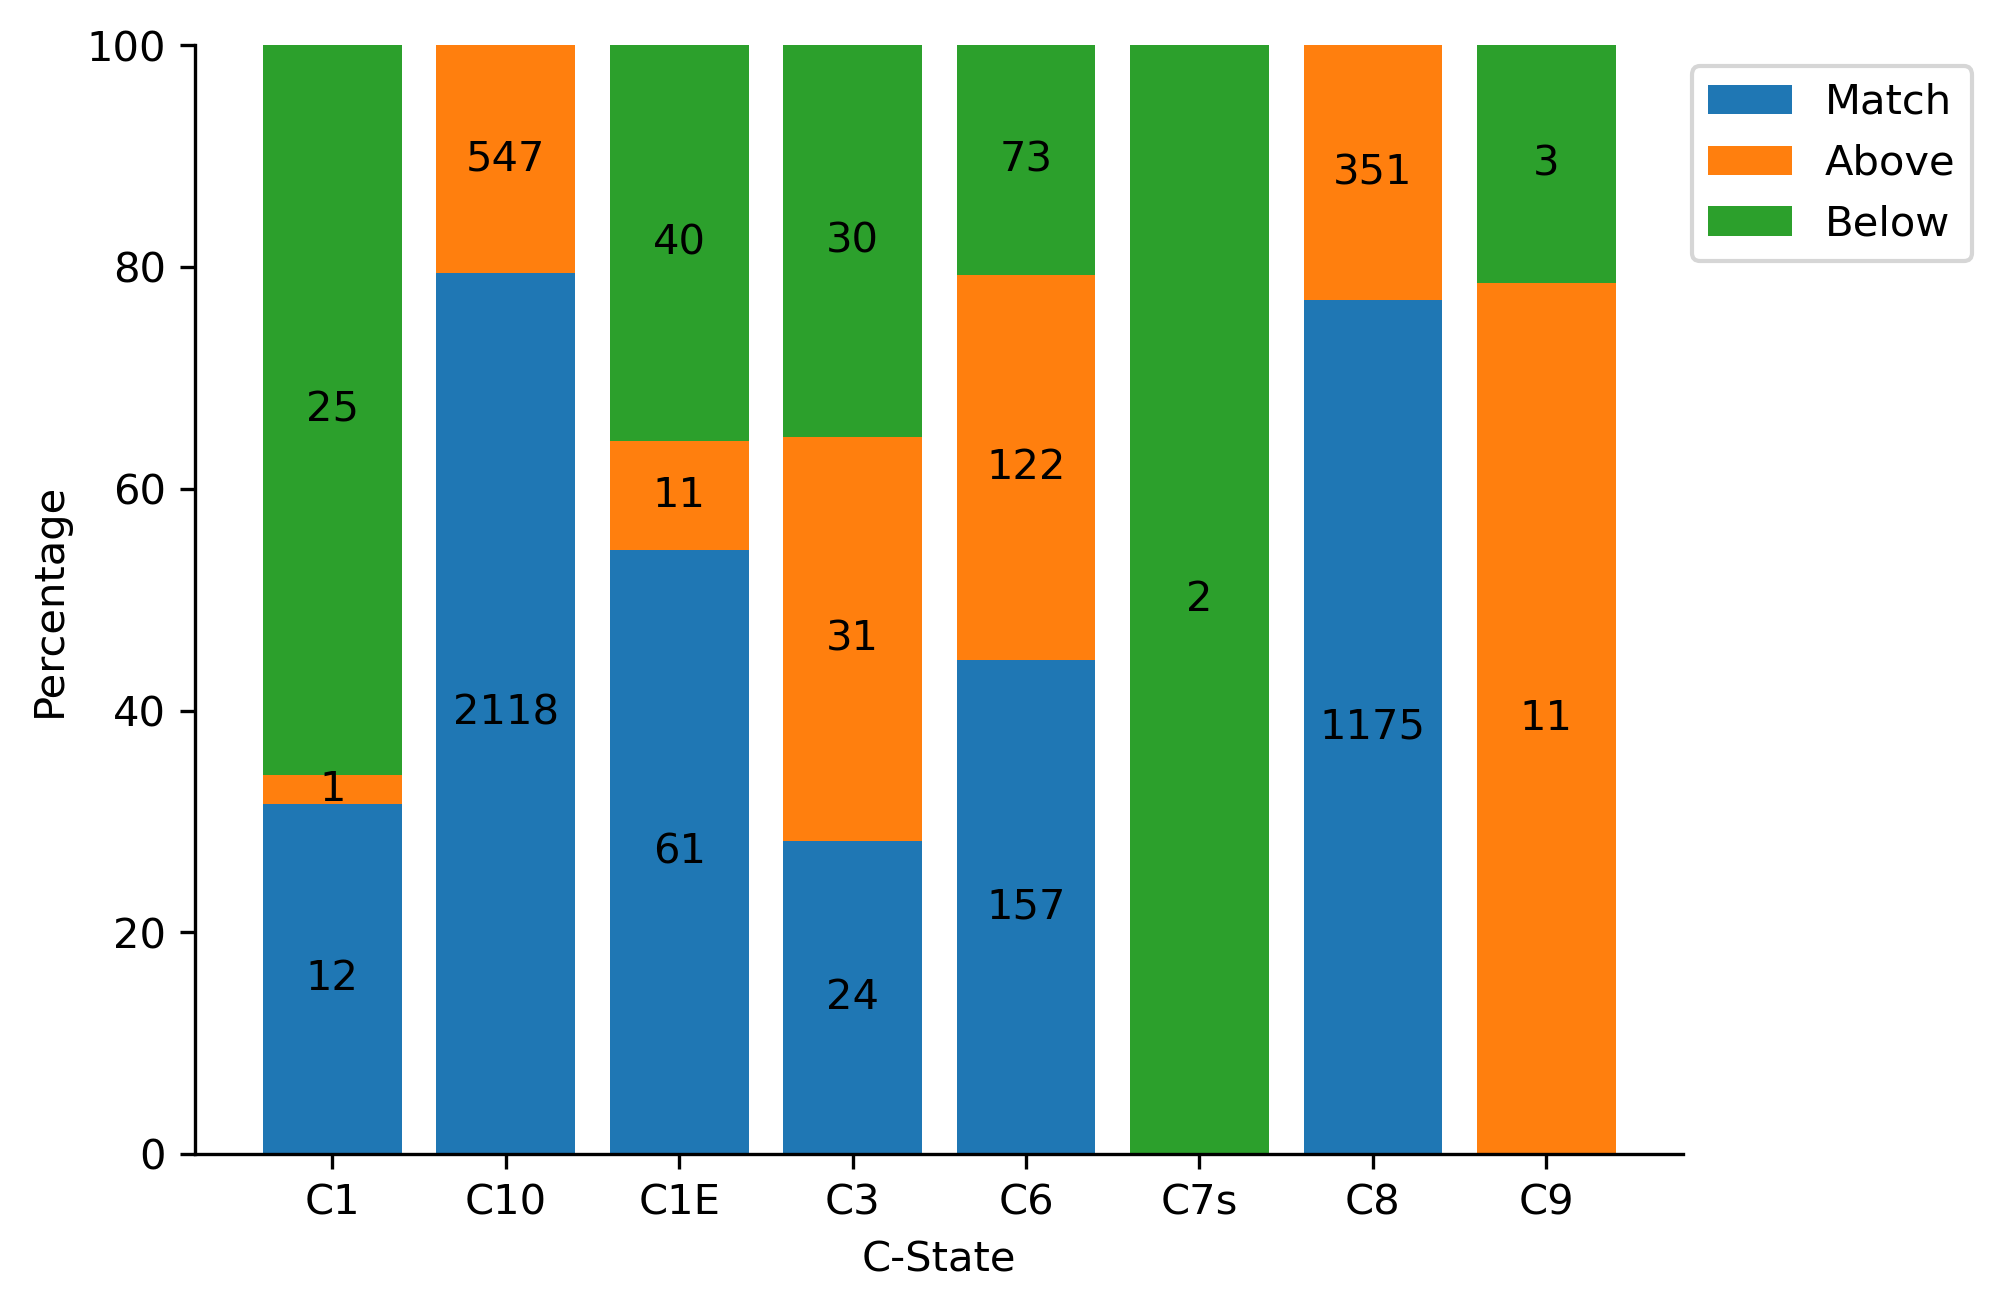

Write Python code to recreate this figure.
#!/usr/bin/python3

import os
import pandas as pd
import numpy as np
import matplotlib.pyplot as plt

FILE_BASE = os.path.splitext(__file__)[0]
FILE_DATA = FILE_BASE + ".txt"
FILE_PNG  = FILE_BASE + ".png"
FILE_PDF  = FILE_BASE + ".pdf"

df = pd.read_csv(FILE_DATA, delim_whitespace=True, usecols=['C-State', 'Miss', 'Below'])
df = df.replace(to_replace='-', value=0)
df['Below'] = pd.to_numeric(df['Below'], errors='coerce')

grouped_data = df.groupby(by='C-State').agg({'Miss' : 'sum', 'Below' : 'sum', 'C-State' : 'size'})
grouped_data = grouped_data.rename(columns={'C-State': 'Entries'}).reset_index()
grouped_data['Above'] = grouped_data['Miss'] - grouped_data['Below']
grouped_data['Match'] = grouped_data['Entries'] - grouped_data['Miss']
grouped_data['Above_perc'] = 100 * grouped_data['Above'] / grouped_data['Entries']
grouped_data['Match_perc'] = 100 * grouped_data['Match'] / grouped_data['Entries']
grouped_data['Below_perc'] = 100 * grouped_data['Below'] / grouped_data['Entries']
grouped_data = grouped_data.drop(columns = ['Miss'])

fig, ax = plt.subplots()
bars_match = ax.bar(grouped_data['C-State'], grouped_data['Match_perc'])
bars_above = ax.bar(grouped_data['C-State'], grouped_data['Above_perc'], bottom=grouped_data['Match_perc'])
bars_below = ax.bar(grouped_data['C-State'], grouped_data['Below_perc'], bottom=(grouped_data['Match_perc'] + grouped_data['Above_perc']))

for i, bar_match in enumerate(bars_match):
    if grouped_data['Match'][i] > 0:
        height=bar_match.get_height()
        ax.text(bar_match.get_x() + bar_match.get_width() / 2, bar_match.get_y() + bar_match.get_height() / 2, grouped_data['Match'][i],
                va='center', ha='center')

for i, bar_above in enumerate(bars_above):
    if grouped_data['Above'][i] > 0:
        height=bar_above.get_height()
        ax.text(bar_above.get_x() + bar_above.get_width() / 2, bar_above.get_y() + bar_above.get_height() / 2, grouped_data['Above'][i],
                va='center', ha='center')

for i, bar_below in enumerate(bars_below):
    if grouped_data['Below'][i] > 0:
        height=bar_below.get_height()
        ax.text(bar_below.get_x() + bar_match.get_width() / 2, bar_below.get_y() + bar_below.get_height() / 2, grouped_data['Below'][i],
                va='center', ha='center')

# Format axes
ax.spines['top'].set_visible(False)
ax.spines['right'].set_visible(False)


plt.xlabel('C-State')
plt.ylabel('Percentage')
plt.legend(['Match', 'Above', 'Below'], loc='upper center', bbox_to_anchor=(0.85, 0, 0.5, 1))

print(f'generate {FILE_PDF}')
plt.savefig(FILE_PDF, dpi=300, bbox_inches='tight')
print(f'generate {FILE_PNG}')
plt.savefig(FILE_PNG, dpi=300, bbox_inches='tight')
